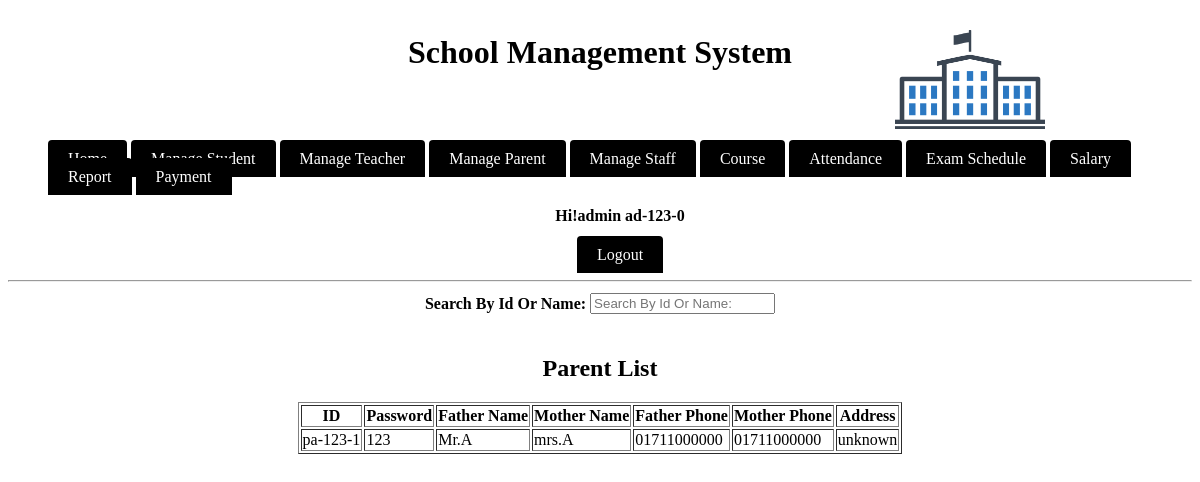
The page /module/admin/viewParent.php (signed in) on the database its author committed.
### tables this page shows
CREATE TABLE IF NOT EXISTS `parents` (
  `id` varchar(20) NOT NULL,
  `password` varchar(20) NOT NULL,
  `fathername` varchar(20) NOT NULL,
  `mothername` varchar(20) NOT NULL,
  `fatherphone` varchar(13) NOT NULL,
  `motherphone` varchar(13) NOT NULL,
  `address` varchar(30) NOT NULL,
  UNIQUE KEY `id` (`id`)
);

### module/admin/main.php (called while the page is built, shortened)
<?php
$check=$_SESSION['login_id'];
$session=mysql_query("SELECT name  FROM admin WHERE id='$check' ");
$row=mysql_fetch_array($session);
$login_session = $loged_user_name = $row['name'];
?>

### module/admin/viewParent.php (the view, shortened to what this page needs)
<?php
include_once('main.php');
$sql = "SELECT * FROM parents;";
$res= mysql_query($sql);
$string = "";
while($row = mysql_fetch_array($res)){
    $string .= '<tr><td>'.$row['id'].'</td><td>'.$row['password'].
    '</td><td>'.$row['fathername'].'</td><td>'.$row['mothername'].
    '</td><td>'.$row['fatherphone'].'</td><td>'.$row['motherphone'].
    '</td><td>'.$row['address'].'</td></tr>';
}
?>
<html>
    <head>
		    <link rel="stylesheet" type="text/css" href="../../source/CSS/style.css">
		</head>
    <body>
			  <div class="header"><h1>School Management System</h1></div>
			  <div class="divtopcorner">
				    <img src="../../source/logo.jpg" height="150" width="150" alt="School Management System"/>
				</div>
			<br/><br/>
				<ul>
				    <li class="manulist">
						    <a class ="menulista" href="index.php">Home</a>
								<a class ="menulista" href="manageStudent.php">Manage Student</a>
								<a class ="menulista" href="manageTeacher.php">Manage Teacher</a>
								<a class ="menulista" href="manageParent.php">Manage Parent</a>
								<a class ="menulista" href="manageStaff.php">Manage Staff</a>
								<a class ="menulista" href="course.php">Course</a>
								<a class ="menulista" href="index.php">Attendance</a>
								<a class ="menulista" href="index.php">Exam Schedule</a>
								<a class ="menulista" href="index.php">Salary</a>
								<a class ="menulista" href="index.php">Report</a>
								<a class ="menulista" href="index.php">Payment</a>
								<div align="center">
								<h4>Hi!admin <?php echo $check." ";?></h4>
								<a class ="menulista" href="logout.php" onmouseover="changemouseover(this);" onmouseout="changemouseout(this,'<?php echo ucfirst($loged_user_name);?>');"><?php echo "Logout";?></a>
						</div>
								</li>
				</ul>
			  <hr/>
        <center>
            <table>
                <tr>
                    <td><b>Search By Id Or Name: </b></td>
                    <td><input type="text" name="searchId" placeholder="Search By Id Or Name:" onkeyup="getParent(this.value);"></td>
                </tr>
            </table>
        </center>
        <br/>
        <center><h2>Parent List</h2></center>
        <center>
            <table border="1" id='parentList'>
                <tr>
                    <th>ID</th>
                    <th>Password</th>
                    <th>Father Name</th>
                    <th>Mother Name</th>
                    <th>Father Phone</th>
                    <th>Mother Phone</th>
                    <th>Address</th>
                </tr>
                <?php echo $string;?>
            </table>
        </center>
		</body>
</html>

### source/CSS/style.css (style rules this page uses)
.divtopcorner { position:absolute; top:0px; right: 150px; color:black; text-align:center; padding:5px; }
.header { color:black; text-align:center; padding:5px; }
.manulist { display:inline; left:100px; }
.menulista { background-color: black; color: white; padding: 10px 20px; text-decoration: none; border-radius: 4px 4px 0 0; }

### rows shown on the page
parents: id "pa-123-1", password "123", fathername "Mr.A", mothername "mrs.A", fatherphone "01711000000", motherphone "01711000000", address "unknown"

### other values the page prints
$check "ad-123-0"
